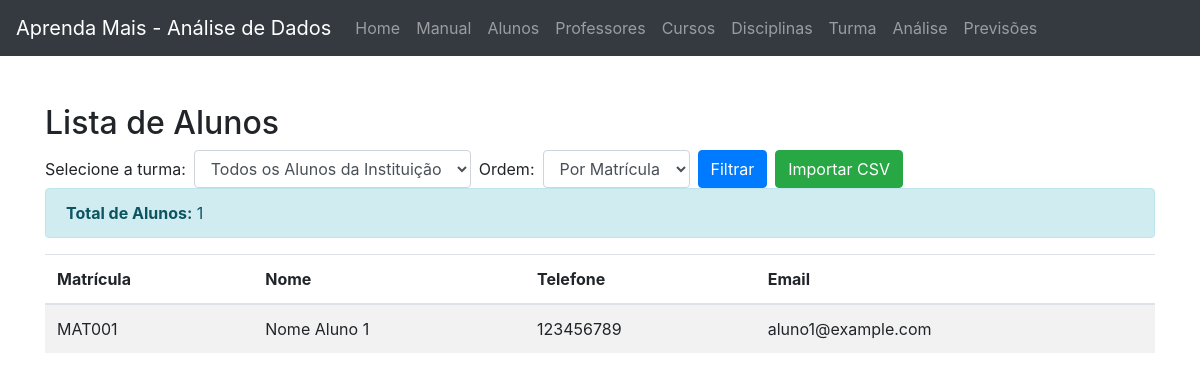
The app's page /Browser/Template/aluno.php, older data.
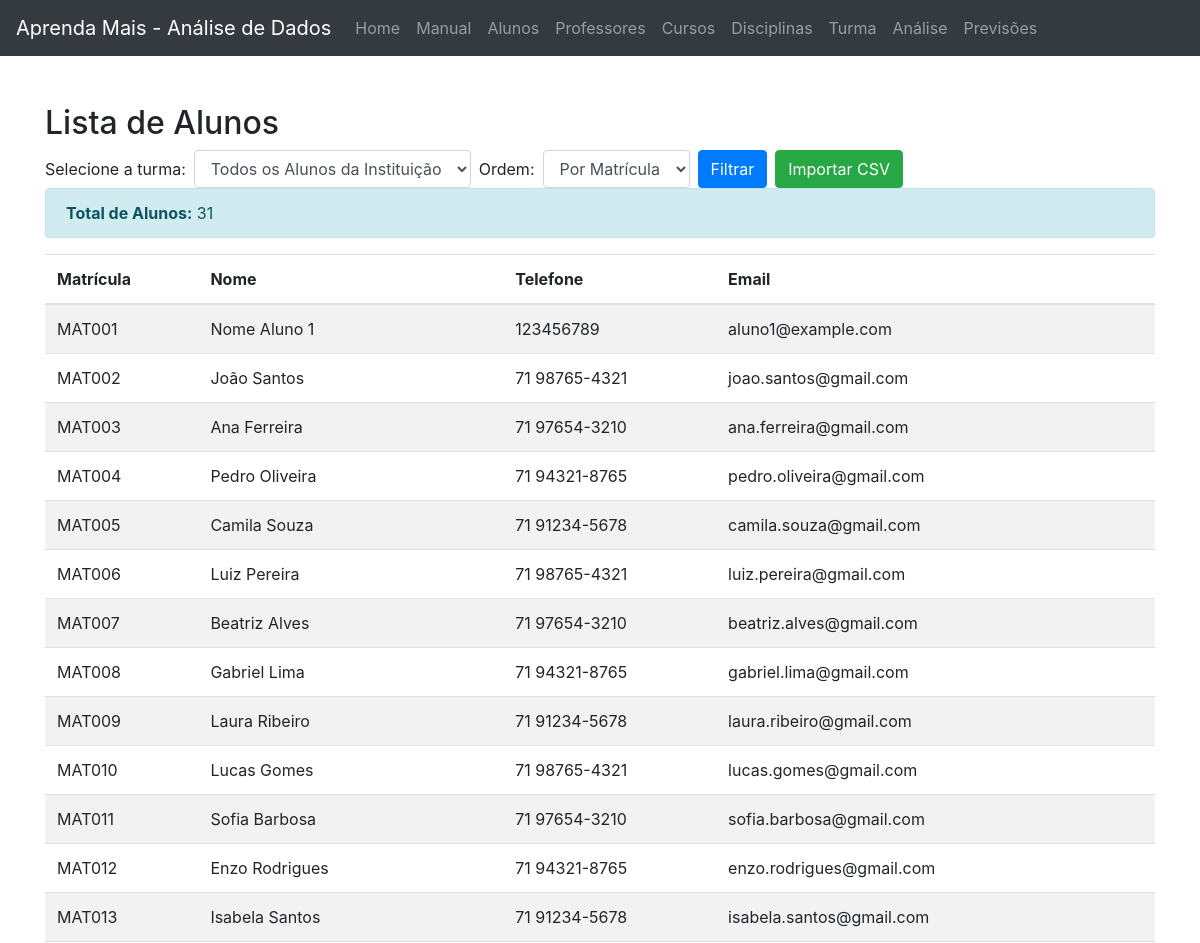
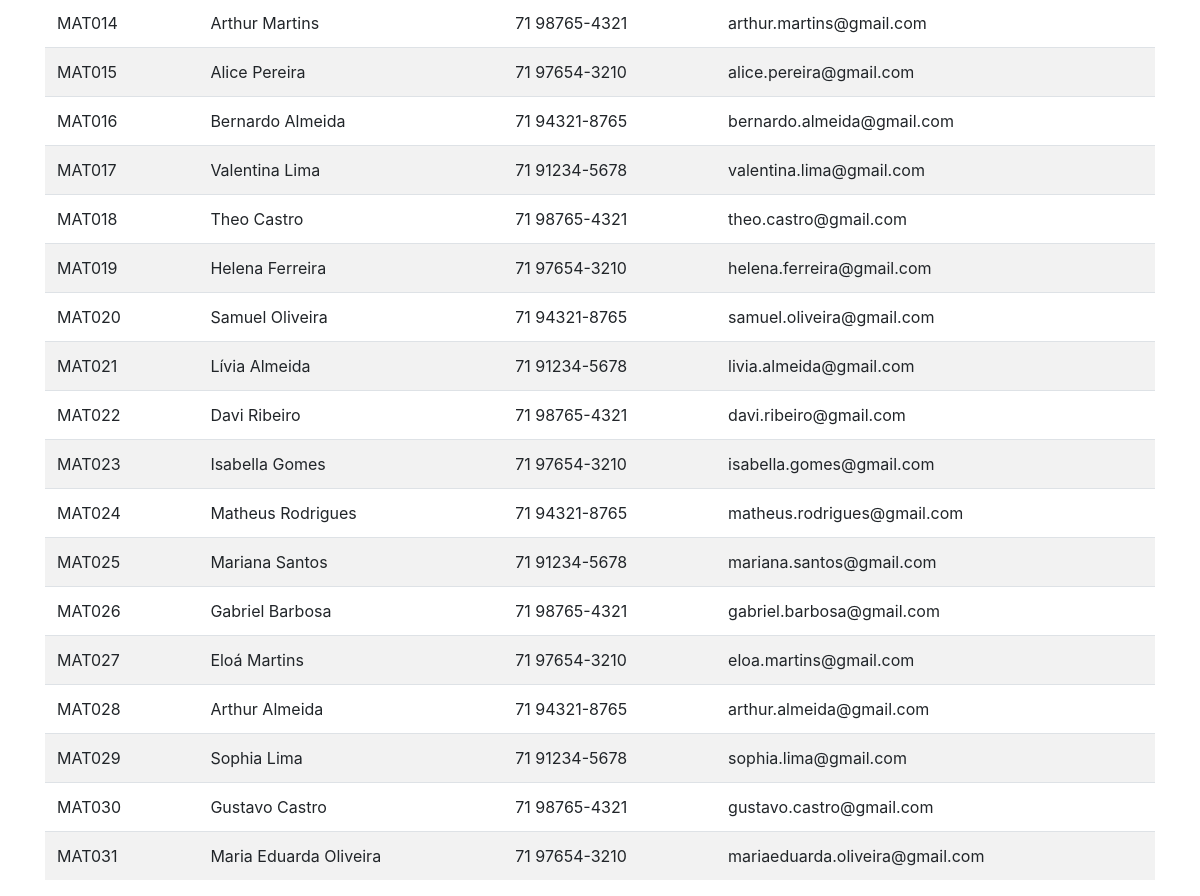
The same page, newer data (2 pictures, top to bottom).
### tables this page shows
CREATE TABLE `aluno` (
  `matricula` varchar(20) NOT NULL,
  `nome` varchar(45) NOT NULL,
  `telefone` varchar(45) NOT NULL,
  `email` varchar(45) NOT NULL
);

### Browser/Model/aluno.php (called while the page is built, shortened)
<?php
require_once('conexao.php');
class Aluno
{
    private $conn;
    public function __construct(){
        $dataBase = new dataBase();
        $this->conn = $dataBase->dbConnection();
    }
    public function runQuery($sql)
    {
        return $this->conn->prepare($sql);
    }
}
?>

### Browser/Model/conexao.php (called while the page is built, shortened)
<?php
    class dataBase{
        private $userName = "root";
        private $senha = "";
        public function dbConnection(){
            $this->conn = null;
            try{
                $this->conn = new PDO('mysql:host=localhost; dbname=aprendendoMaisPhp; port=3306', $this->userName, $this->senha);
                $this->conn->setAttribute(PDO::ATTR_ERRMODE, PDO::ERRMODE_EXCEPTION);
            }catch(PDOException $e){
                echo $e->getMessage();
            }
            return $this->conn;
        }
    }
?>

### Browser/Template/aluno.php (the view, shortened to what this page needs)
<?php
require_once('../Model/aluno.php');
$objAluno = new Aluno();
$selectedTurma = isset($_POST['turma']) ? $_POST['turma'] : null;
$selectedOrder = isset($_POST['order']) ? $_POST['order'] : 'matricula';
if ($selectedTurma && $selectedTurma != 'todos') {
    $queryAlunos = "SELECT A.* FROM aluno A
                    INNER JOIN desempenho_aluno_turma D ON A.matricula = D.matricula
                    WHERE D.idturma = :idturma
                    ORDER BY $selectedOrder";
    $stmtAlunos = $objAluno->runQuery($queryAlunos);
    $stmtAlunos->bindParam(':idturma', $selectedTurma, PDO::PARAM_INT);
} else {
    $queryAlunos = "SELECT * FROM aluno";
    $stmtAlunos = $objAluno->runQuery($queryAlunos);
}
$stmtAlunos->execute();
$alunos = $stmtAlunos->fetchAll(PDO::FETCH_ASSOC);
?>
<!DOCTYPE html>
<html lang="pt-br">
<head>
    <link rel="stylesheet" href="https://maxcdn.bootstrapcdn.com/bootstrap/4.5.2/css/bootstrap.min.css">
</head>
<body>
    <?php include('navegacao.php'); ?>
    <div class="container">
        <h2>Lista de Alunos</h2>
        <form method="post" class="form-inline">
            <div class="form-group mr-2">
                <label for="turma" class="mr-2">Selecione a turma:</label>
                <select name="turma" id="turma" class="form-control">
                    <option value="todos" <?php echo ($selectedTurma == 'todos') ? 'selected' : ''; ?>>Todos os Alunos da Instituição</option>
                </select>
            </div>
            <div class="form-group mr-2">
                <label for="order" class="mr-2">Ordem:</label>
                <select name="order" id="order" class="form-control">
                    <option value="matricula" <?php echo ($selectedOrder == 'matricula') ? 'selected' : ''; ?>>Por Matrícula</option>
                </select>
            </div>
            <button type="submit" class="btn btn-primary mr-2">Filtrar</button>
            <button type="button" class="btn btn-success" data-toggle="modal" data-target="#importModal">
                Importar CSV
            </button>
        </form>
        <div class="alert alert-info" role="alert">
            <strong>Total de Alunos:</strong> <?php echo count($alunos); ?>
        </div>
        <table class="table table-striped">
            <thead>
                <tr>
                    <th>Matrícula</th>
                    <th>Nome</th>
                    <th>Telefone</th>
                    <th>Email</th>
                </tr>
            </thead>
            <tbody>
                <?php
                foreach ($alunos as $aluno) {
                    echo "<tr>";
                    echo "<td>{$aluno['matricula']}</td>";
                    echo "<td>{$aluno['nome']}</td>";
                    echo "<td>{$aluno['telefone']}</td>";
                    echo "<td>{$aluno['email']}</td>";
                    echo "</tr>";
                }
                ?>
            </tbody>
        </table>
    </div>
</body>
</html>

### Browser/Template/navegacao.php (shortened to what this page needs)
<nav class="navbar navbar-expand-md bg-dark navbar-dark top-fixed">
  <a class="navbar-brand" href="#">Aprenda Mais - Análise de Dados</a>
  <div class="collapse navbar-collapse" id="collapsibleNavbar">
    <ul class="navbar-nav">
      <li class="nav-item">
        <a class="nav-link" href="index.html">Home</a>
      </li>
      <li class="nav-item">
        <a class="nav-link" href="../homepage/manual.html">Manual</a>
      </li>
      <li class="nav-item">
        <a class="nav-link" href="aluno.php">Alunos</a>
      </li>
      <li class="nav-item">
        <a class="nav-link" href="professor.php">Professores</a>
      </li>
      <li class="nav-item">
        <a class="nav-link" href="curso.php">Cursos</a>
      </li>
      <li class="nav-item">
        <a class="nav-link" href="disciplina.php">Disciplinas</a>
      </li>
      <li class="nav-item">
        <a class="nav-link" href="turma.php">Turma</a>
      </li>
      <li class="nav-item">
        <a class="nav-link" href="analise.php">Análise</a>
      </li>
      <li class="nav-item">
        <a class="nav-link" href="previsao.php">Previsões</a>
      </li>
    </ul>
  </div>
</nav>
<br>
<br>

Row changes from the older to the newer data that the page shows:
added aluno: matricula "MAT002", nome "João Santos", telefone "71 98765-4321", email "joao.santos@gmail.com"
added aluno: matricula "MAT003", nome "Ana Ferreira", telefone "71 97654-3210", email "ana.ferreira@gmail.com"
added aluno: matricula "MAT004", nome "Pedro Oliveira", telefone "71 94321-8765", email "pedro.oliveira@gmail.com"
added aluno: matricula "MAT005", nome "Camila Souza", telefone "71 91234-5678", email "camila.souza@gmail.com"
added aluno: matricula "MAT006", nome "Luiz Pereira", telefone "71 98765-4321", email "luiz.pereira@gmail.com"
added aluno: matricula "MAT007", nome "Beatriz Alves", telefone "71 97654-3210", email "beatriz.alves@gmail.com"
added aluno: matricula "MAT008", nome "Gabriel Lima", telefone "71 94321-8765", email "gabriel.lima@gmail.com"
added aluno: matricula "MAT009", nome "Laura Ribeiro", telefone "71 91234-5678", email "laura.ribeiro@gmail.com"
added aluno: matricula "MAT010", nome "Lucas Gomes", telefone "71 98765-4321", email "lucas.gomes@gmail.com"
added aluno: matricula "MAT011", nome "Sofia Barbosa", telefone "71 97654-3210", email "sofia.barbosa@gmail.com"
added aluno: matricula "MAT012", nome "Enzo Rodrigues", telefone "71 94321-8765", email "enzo.rodrigues@gmail.com"
added aluno: matricula "MAT013", nome "Isabela Santos", telefone "71 91234-5678", email "isabela.santos@gmail.com"
added aluno: matricula "MAT014", nome "Arthur Martins", telefone "71 98765-4321", email "arthur.martins@gmail.com"
added aluno: matricula "MAT015", nome "Alice Pereira", telefone "71 97654-3210", email "alice.pereira@gmail.com"
added aluno: matricula "MAT016", nome "Bernardo Almeida", telefone "71 94321-8765", email "bernardo.almeida@gmail.com"
added aluno: matricula "MAT017", nome "Valentina Lima", telefone "71 91234-5678", email "valentina.lima@gmail.com"
added aluno: matricula "MAT018", nome "Theo Castro", telefone "71 98765-4321", email "theo.castro@gmail.com"
added aluno: matricula "MAT019", nome "Helena Ferreira", telefone "71 97654-3210", email "helena.ferreira@gmail.com"
added aluno: matricula "MAT020", nome "Samuel Oliveira", telefone "71 94321-8765", email "samuel.oliveira@gmail.com"
added aluno: matricula "MAT021", nome "Lívia Almeida", telefone "71 91234-5678", email "livia.almeida@gmail.com"
added aluno: matricula "MAT022", nome "Davi Ribeiro", telefone "71 98765-4321", email "davi.ribeiro@gmail.com"
added aluno: matricula "MAT023", nome "Isabella Gomes", telefone "71 97654-3210", email "isabella.gomes@gmail.com"
added aluno: matricula "MAT024", nome "Matheus Rodrigues", telefone "71 94321-8765", email "matheus.rodrigues@gmail.com"
added aluno: matricula "MAT025", nome "Mariana Santos", telefone "71 91234-5678", email "mariana.santos@gmail.com"
added aluno: matricula "MAT026", nome "Gabriel Barbosa", telefone "71 98765-4321", email "gabriel.barbosa@gmail.com"
added aluno: matricula "MAT027", nome "Eloá Martins", telefone "71 97654-3210", email "eloa.martins@gmail.com"
added aluno: matricula "MAT028", nome "Arthur Almeida", telefone "71 94321-8765", email "arthur.almeida@gmail.com"
added aluno: matricula "MAT029", nome "Sophia Lima", telefone "71 91234-5678", email "sophia.lima@gmail.com"
added aluno: matricula "MAT030", nome "Gustavo Castro", telefone "71 98765-4321", email "gustavo.castro@gmail.com"
added aluno: matricula "MAT031", nome "Maria Eduarda Oliveira", telefone "71 97654-3210", email "mariaeduarda.oliveira@gmail.com"
Text that changed along with them:
count($alunos): "1" → "31"
